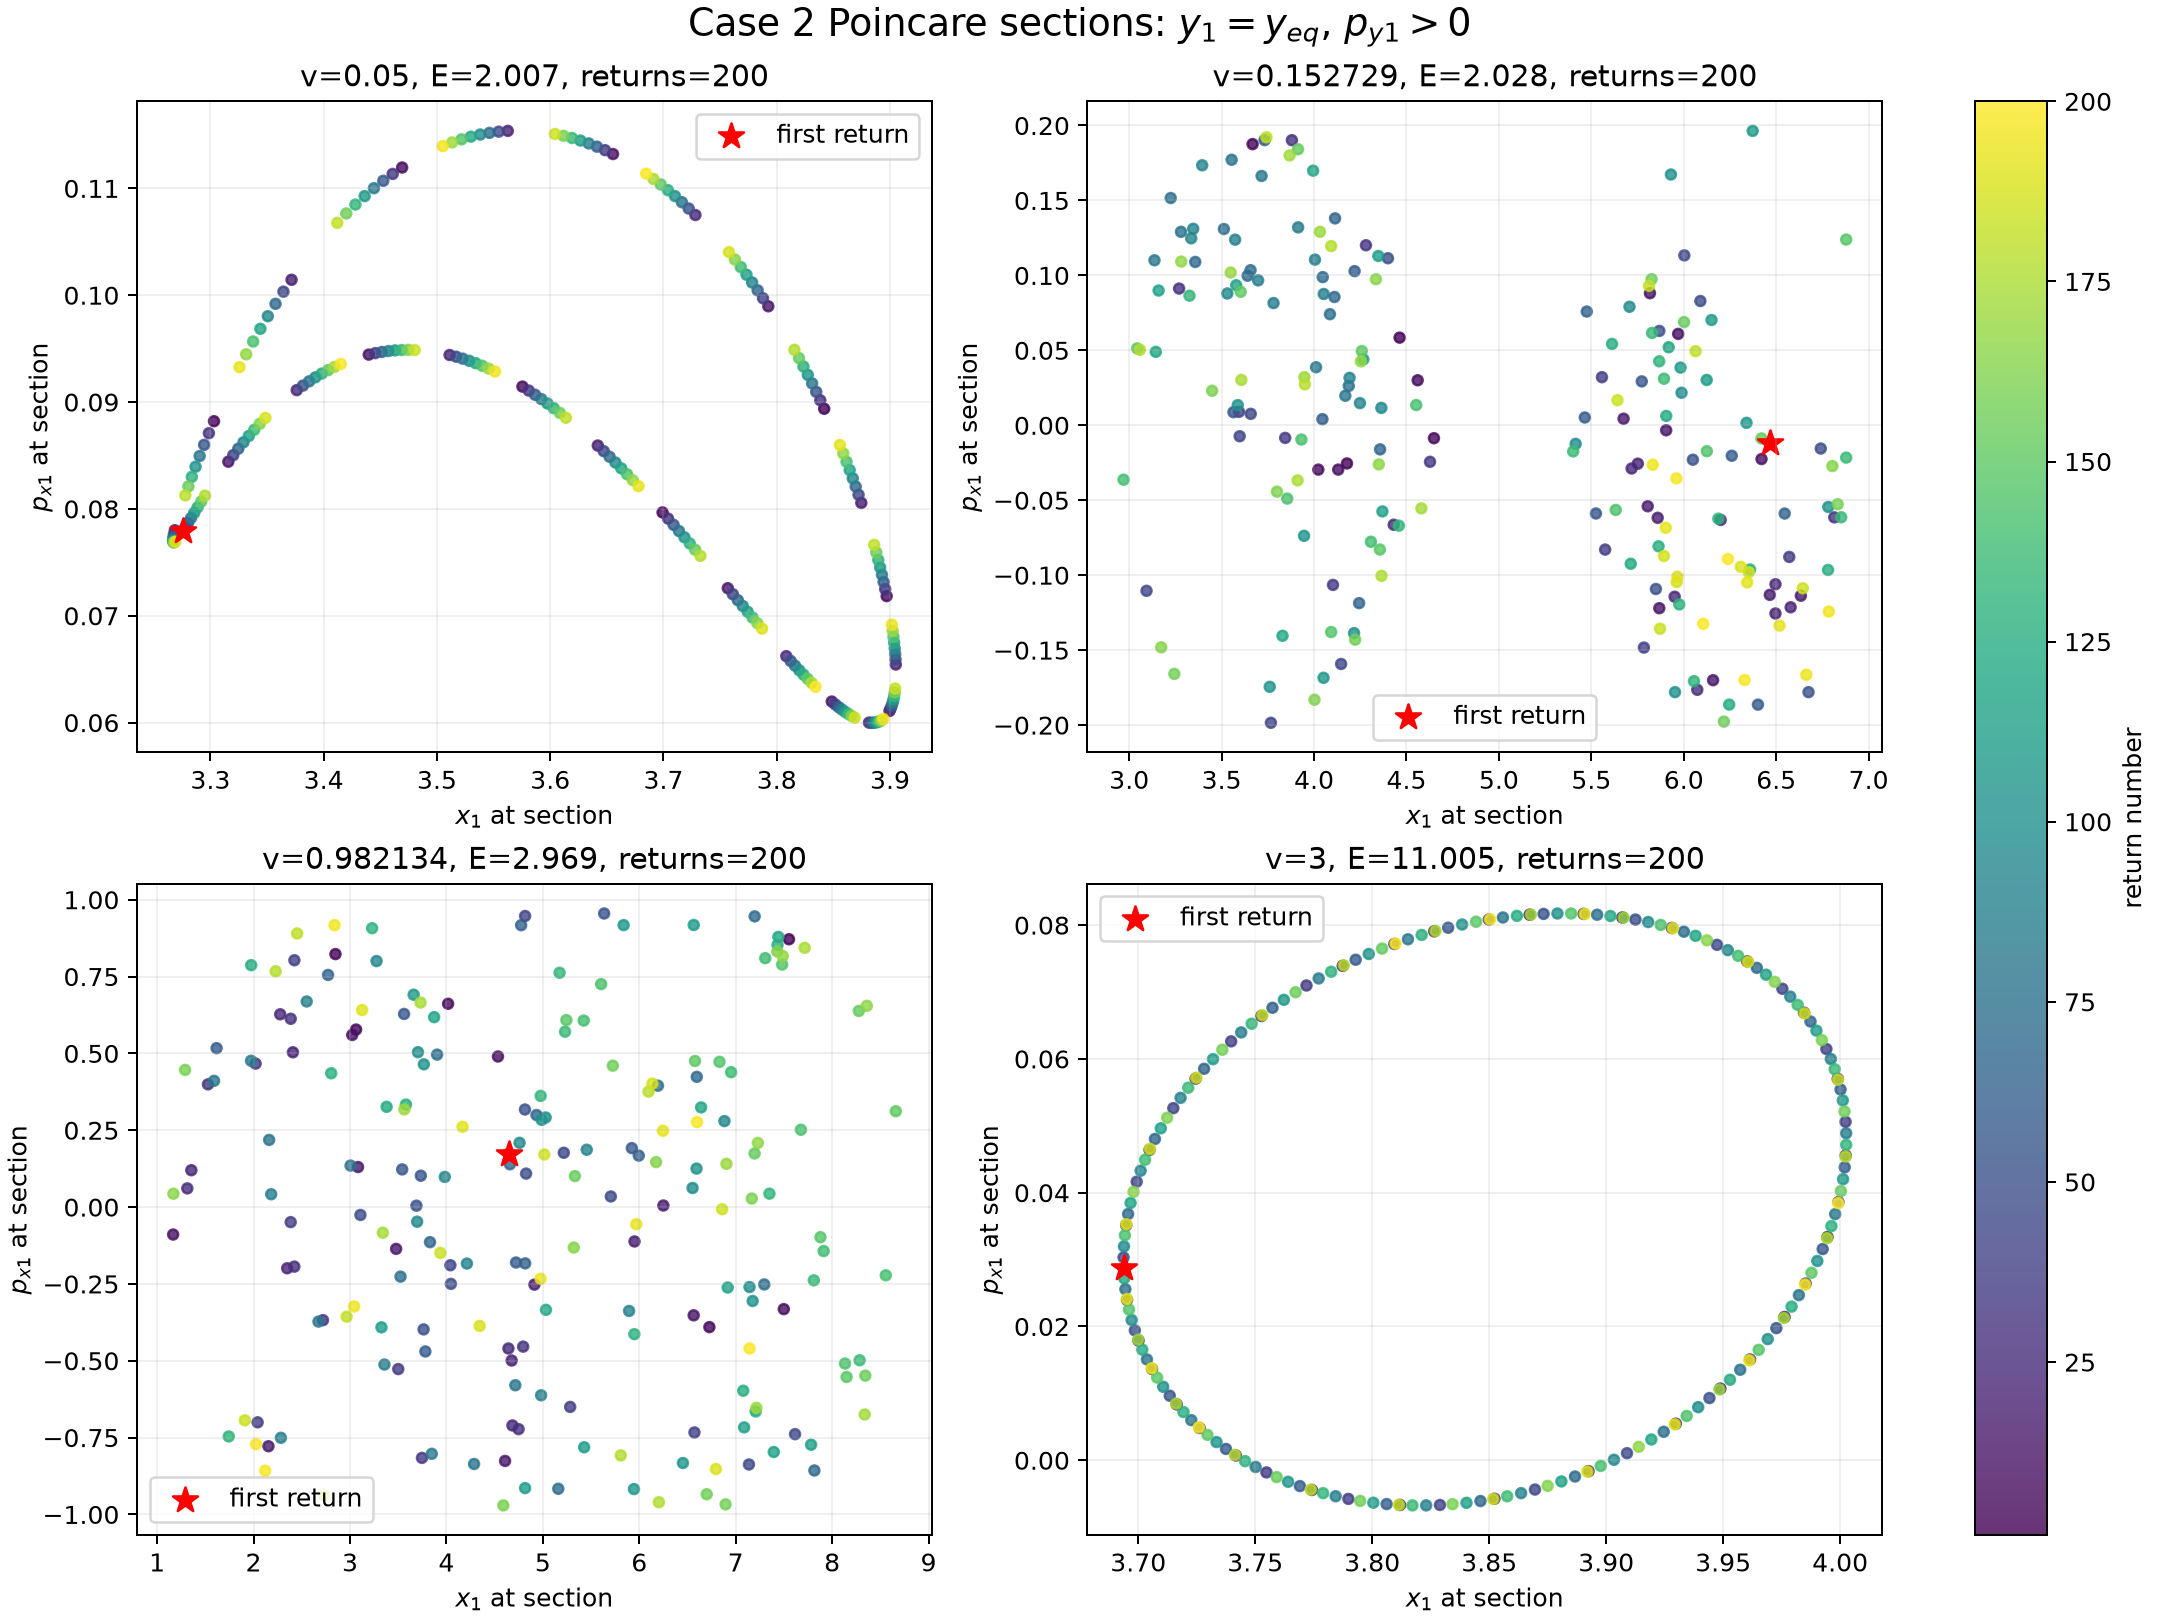

Generate this figure with Python:
"""Plot 200 Poincare returns for four representative Case 2 energies.

The four velocities are the representative cases selected by the default
``case2_energy_scan.py`` run.  The oriented section is
``y1 = y_equilibrium`` with ``p_y1 > 0``, and each return is plotted as
``(x1, p_x1)``.
"""

import argparse

import matplotlib.pyplot as plt
import numpy as np

from initial_conditions import initial_conditions
from system import System, inverse_power_potential, kinetic


PARAMETERS = {
    "k": 1.0,
    "alpha": 1.0,
    "beta": 1.0,
    "C": 1.0,
    "Lx": 10.0,
    "Ly": 10.0,
}
MASSES = np.array([1.0, 1.0])
A_EQUILIBRIUM = 3.6644771408428354
Q_CASE2 = np.asarray(initial_conditions["case2"][0], dtype=float)

# Indices 0, 3, 8, and 11 are selected by the default 12-point energy scan.
SCAN_VELOCITIES = np.geomspace(0.05, 3.0, 12)
REPRESENTATIVE_VELOCITIES = SCAN_VELOCITIES[[0, 3, 8, 11]]


def total_energy(q, p):
    return float(
        kinetic(p, MASSES) + inverse_power_potential(q, **PARAMETERS)
    )


def initial_state(v):
    q = Q_CASE2.copy()
    p = np.array([[0.0, v], [0.0, -v]])
    return q, p


def integration_step(v, maximum_step):
    """Reduce the step for faster trajectories near the soft walls."""
    return maximum_step * min(1.0, 1.0 / max(1.0, v))


def collect_section_points(force, v, target_returns, maximum_step):
    """Integrate until target_returns upward crossings of y1=y_equilibrium."""
    q, p = initial_state(v)
    h = integration_step(v, maximum_step)
    energy0 = total_energy(q, p)
    points = []
    max_relative_energy_drift = 0.0
    max_steps = max(100_000, 20_000 * target_returns)

    for _ in range(max_steps):
        q_before = q.copy()
        p_before = p.copy()
        signed_before = q_before[0, 1] - A_EQUILIBRIUM

        p_half = p_before + 0.5 * h * force(q_before)
        q = q_before + h * p_half / MASSES[:, None]
        p = p_half + 0.5 * h * force(q)

        signed_after = q[0, 1] - A_EQUILIBRIUM
        if signed_before < 0.0 <= signed_after:
            fraction = -signed_before / (signed_after - signed_before)
            q_crossing = q_before + fraction * (q - q_before)
            p_crossing = p_before + fraction * (p - p_before)
            if p_crossing[0, 1] > 0.0:
                points.append([q_crossing[0, 0], p_crossing[0, 0]])
                relative_drift = (
                    abs(total_energy(q_crossing, p_crossing) - energy0)
                    / abs(energy0)
                )
                max_relative_energy_drift = max(
                    max_relative_energy_drift, relative_drift
                )
                if len(points) == target_returns:
                    break

    if len(points) != target_returns:
        raise RuntimeError(
            f"Only found {len(points)} of {target_returns} returns for v={v:g}"
        )

    return {
        "v": float(v),
        "energy": energy0,
        "h": h,
        "points": np.asarray(points),
        "max_relative_energy_drift": max_relative_energy_drift,
    }


def plot_sections(results, output):
    figure, axes = plt.subplots(
        2, 2, figsize=(12, 9), constrained_layout=True,
    )
    return_number = np.arange(1, len(results[0]["points"]) + 1)
    scatters = []

    for axis, result in zip(axes.ravel(), results):
        points = result["points"]
        scatter = axis.scatter(
            points[:, 0],
            points[:, 1],
            c=return_number,
            cmap="viridis",
            s=16,
            alpha=0.8,
        )
        scatters.append(scatter)
        axis.scatter(
            points[0, 0], points[0, 1], marker="*", s=110, color="red",
            label="first return",
        )
        axis.set(
            xlabel=r"$x_1$ at section",
            ylabel=r"$p_{x1}$ at section",
            title=(
                f"v={result['v']:.6g}, E={result['energy']:.3f}, "
                f"returns={len(points)}"
            ),
        )
        axis.grid(alpha=0.2)
        axis.legend()

    figure.colorbar(
        scatters[-1], ax=axes.ravel().tolist(), label="return number",
    )
    figure.suptitle(
        r"Case 2 Poincare sections: $y_1=y_{eq}$, $p_{y1}>0$",
        fontsize=15,
    )
    figure.savefig(output, dpi=180)
    plt.close(figure)


def main(target_returns=200, maximum_step=0.005,
         output="case2_energy_poincare_sections.png"):
    seed_q, seed_p = initial_state(REPRESENTATIVE_VELOCITIES[0])
    system = System(
        q0=seed_q,
        p0=seed_p,
        KE=kinetic,
        V=inverse_power_potential,
        V_parameters=PARAMETERS,
        masses=MASSES,
    )

    results = []
    for number, v in enumerate(REPRESENTATIVE_VELOCITIES, start=1):
        result = collect_section_points(
            system.force, float(v), target_returns, maximum_step,
        )
        results.append(result)
        print(
            f"[{number}/4] v={result['v']:.8f}, "
            f"E={result['energy']:.6f}, returns={len(result['points'])}, "
            f"max dE/E={result['max_relative_energy_drift']:.3e}"
        )

    plot_sections(results, output)
    print(f"Saved Poincare sections to {output}")
    return results


if __name__ == "__main__":
    parser = argparse.ArgumentParser(description=__doc__)
    parser.add_argument("--returns", type=int, default=200)
    parser.add_argument("--max-step", type=float, default=0.005)
    parser.add_argument(
        "--output", default="case2_energy_poincare_sections.png",
    )
    arguments = parser.parse_args()
    main(arguments.returns, arguments.max_step, arguments.output)
